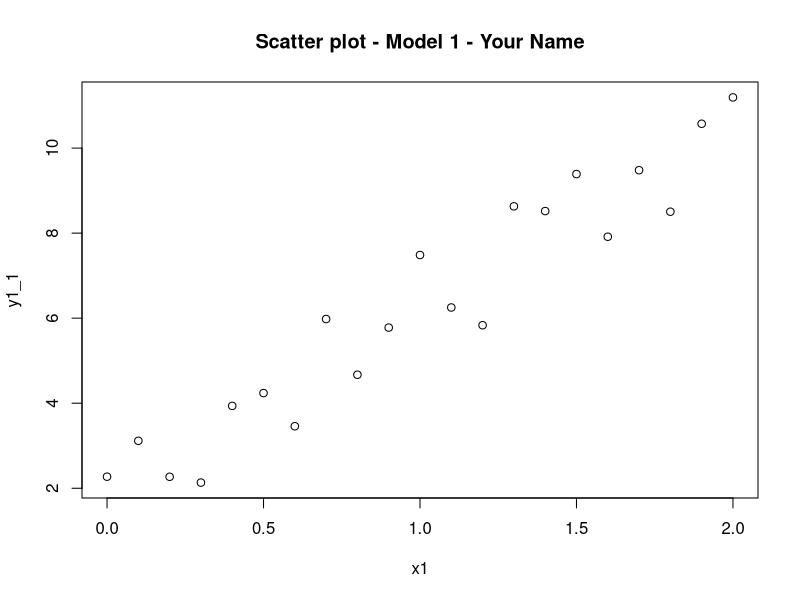
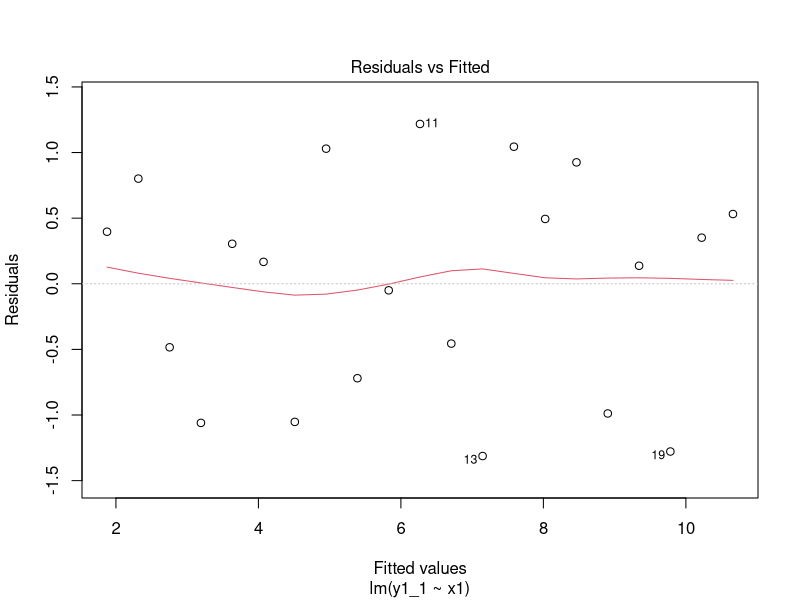
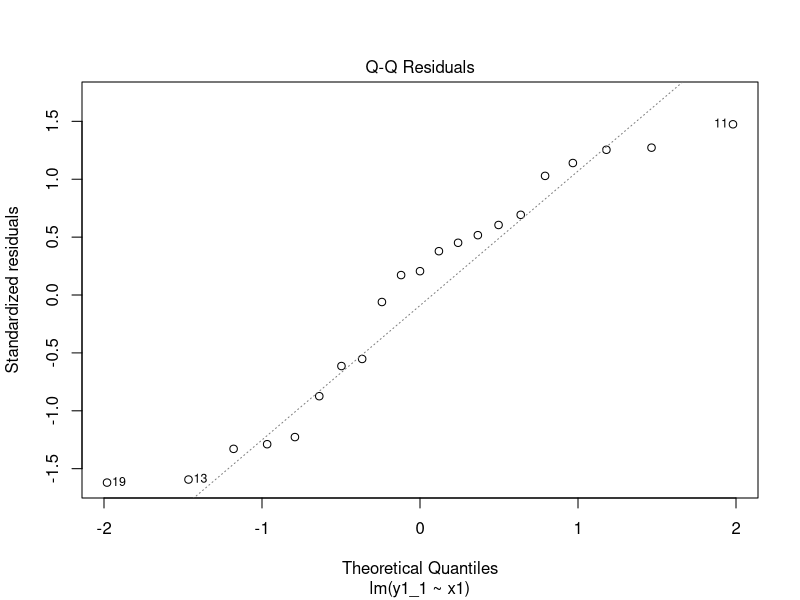
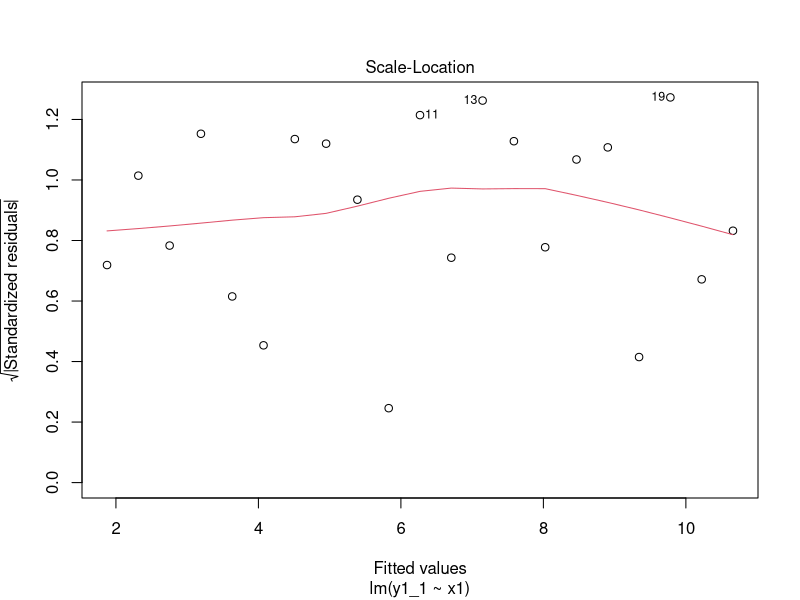
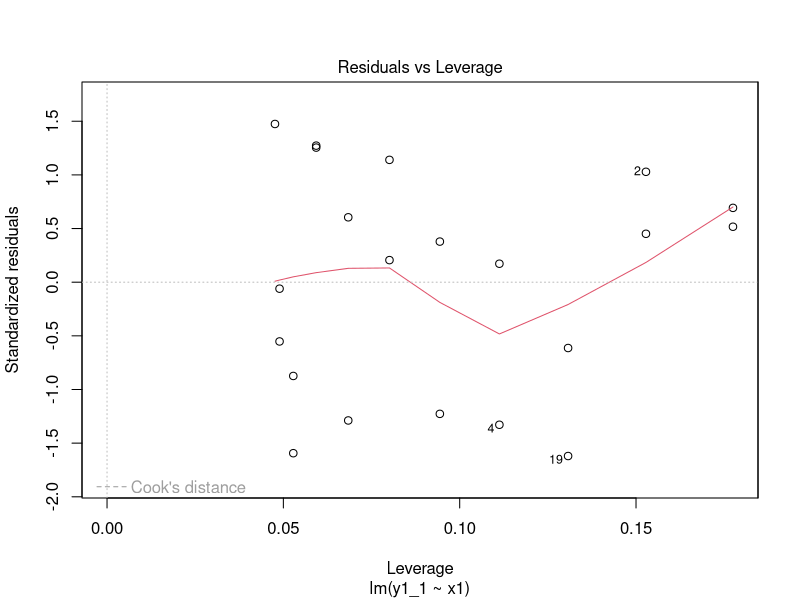
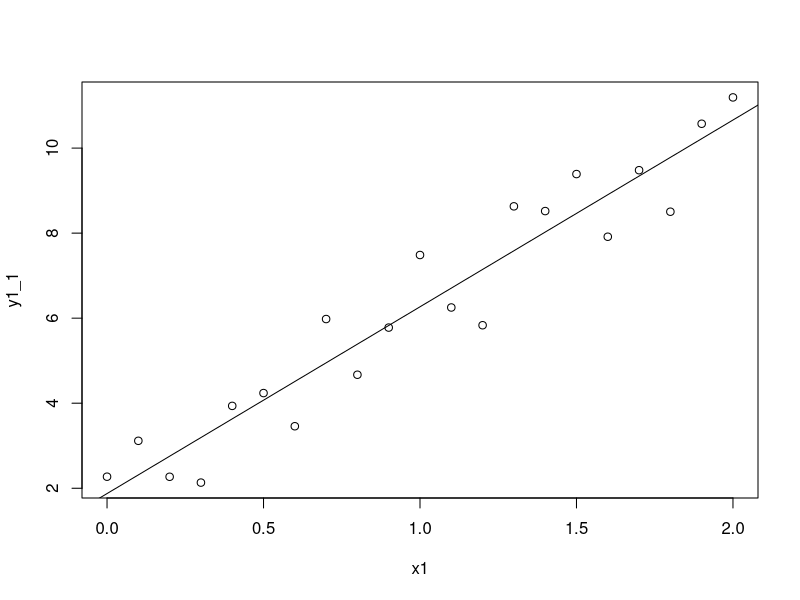
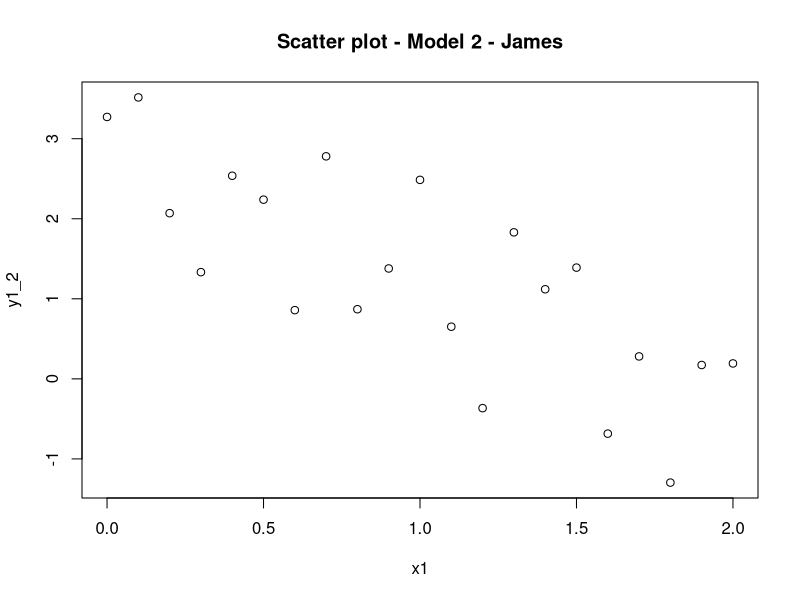
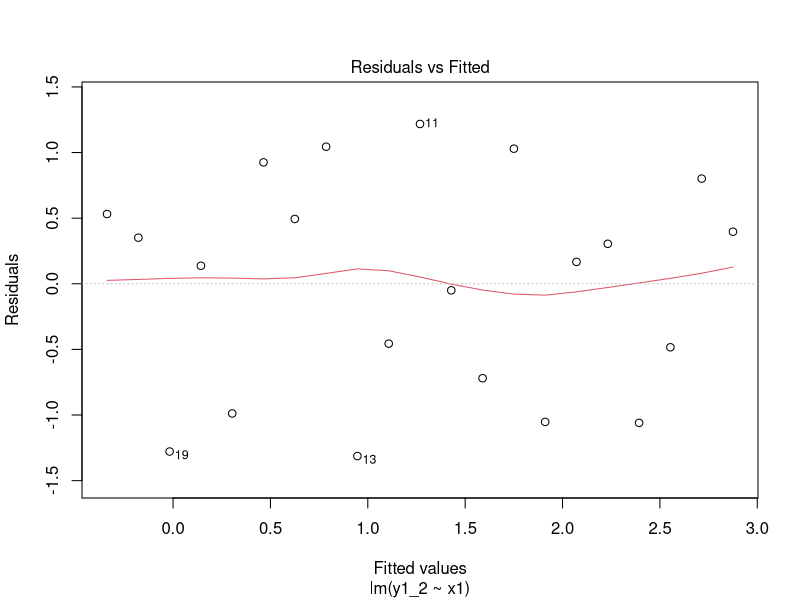

Source code (R) for these figures, in order:
## ---- chunk 1
knitr::opts_chunk$set(echo = TRUE, warning=FALSE,message=FALSE)

## ---- chunk 2
x1 <- seq(from=0,to=2,by=0.1)
x1
## ---- chunk 3
eps1 <- rnorm(21,0,1)
## ---- chunk 4
y1_1 <- 2+4*x1+eps1
## ---- chunk 5
plot(y1_1~x1)
title(main="Scatter plot - Model 1 - Your Name")
## ---- chunk 6
mod1 <- lm(y1_1~x1)
summary(mod1)
plot(mod1)
## ---- chunk 7
plot(y1_1~x1)
abline(mod1)
## ---- chunk 8
y1_2<-3-2*x1+eps1
plot(y1_2~x1)
title(main="Scatter plot - Model 2 - James")
mod2 <- lm(y1_2~x1)
summary(mod2)
plot(mod2)
abline(mod2)

## ---- chunk 9
y1_3<-2+4*x1^3+eps1
plot(y1_3~x1)
title(main="Scatter plot - Model 3 - James")
mod3 <- lm(y1_3~x1)
summary(mod3)
plot(mod3)
abline(mod3)
## ---- chunk 10
eps2 <- rlnorm(21,0,1)-exp(1/2)
hist(eps2)
mean(eps2)
## ---- chunk 11
y1_4<-2+4*x1+eps2
plot(y1_4~x1)
title(main="Scatter plot - Model 4 - James")
mod4 <- lm(y1_4~x1)
summary(mod4)
plot(mod4)
abline(mod4)
## ---- chunk 12
TestScore <- read.csv("TestScore.csv")

## ---- chunk 13
    TestScore
    first<-plot(TestScore$T1~TestScore$CourseAverage)
    second<-plot(TestScore$T2~TestScore$CourseAverage)
    third<-plot(TestScore$T3~TestScore$CourseAverage)
    fourth<-plot(TestScore$Tave~TestScore$CourseAverage)
    fith<-plot(TestScore$HW~TestScore$CourseAverage)
    sixth<-(TestScore$FinalExam~TestScore$CourseAverage)
## ---- chunk 14
    first <- lm(TestScore$T1~TestScore$CourseAverage)
    summary(first)
    plot(first)
    abline(first)

    second <- lm(TestScore$T2~TestScore$CourseAverage)
    summary(second)
    plot(second)
    abline(second)

    third <- lm(TestScore$T3~TestScore$CourseAverage)
    summary(third)
    plot(third)
    abline(third)

    fourth <- lm(TestScore$Tave~TestScore$CourseAverage)
    summary(fourth)
    plot(fourth)
    abline(fourth)

    fith <- lm(TestScore$HW~TestScore$CourseAverage)
    summary(fith)
    plot(fith)
    abline(fith)

    sixth <- lm(TestScore$FinalExam~TestScore$CourseAverage)
    summary(sixth)
    plot(sixth)
    abline(sixth)
## ---- chunk 15


## ---- chunk 16
    TestScore2<-subset(TestScore, FinalExam!=0)
## ---- chunk 17
    sixth <- lm(TestScore2$FinalExam~TestScore2$CourseAverage)
    sixth
    summary(sixth)
    plot(sixth)
    abline(sixth)
## ---- chunk 18
FA <- read.csv("FA.csv")
FA


sixth <- lm(FA$Y1~FA$X)
summary(sixth)
plot(sixth)
abline(sixth)

bruh <- lm(FA$Y2~FA$X)
summary(bruh)
plot(bruh)
abline(bruh)

thr <- lm(FA$Y3~FA$X)
summary(thr)
plot(thr)
abline(thr)

fr <- lm(FA$Y4~FA$X4)
summary(fr)
plot(fr)
abline(fr)


par(mfrow = c(2, 2))

plot(FA$Y1~FA$X)
plot(FA$Y2~FA$X)
plot(FA$Y3~FA$X)
plot(FA$Y4~FA$X4)
